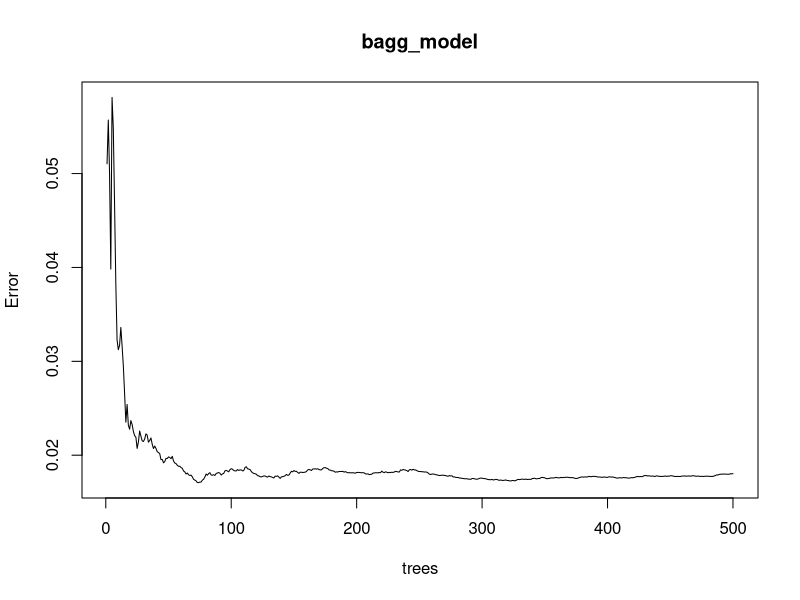

Generate this figure with R: (Note: this script raises an error after producing the figure.)
library(caret)
library(glmnet)
library(dplyr)

set.seed(22)

setwd("~/Github/Statistical-learning-project/Dataset")

df <- read.csv("Sleep_health_and_lifestyle_dataset_adjusted_gam.csv")
df$Blood.Pressure<-as.character(df$Blood.Pressure) # rendo i valori stringhe
# Types of the columns of the dataset:
# Gender: character
# Age:integer
# Occupation: character
# Sleep.Duration: numeric
# Physical.Activity.Level:integer
# Stress.Level: integer
# BMI.Category: character
# Blood.Pressure: character 
# Heart.Rate: integer
# Daily.Steps: integer
# Sleep.Disorder: character

# Transformation to dummy variables
dummy_transform <- dummyVars(~ Gender + Occupation + BMI.Category + Blood.Pressure + Sleep.Disorder, data = df)

df_dummies <- predict(dummy_transform, newdata = df)

df <- cbind(df, df_dummies)

df <- df[, !(names(df) %in% c("Gender", "Occupation", "BMI.Category", "Blood.Pressure", "Sleep.Disorder"))]

## Removing one element for each dummy
# They were removed:
# GenderMale
# OccupationDoctor
# Blood.Pressure115/78
# BMI.CategoryObese
# Sleep.DisorderInsomnia

df <- subset(df, select = -c(GenderMale, OccupationDoctor, `Blood.Pressure11578`, BMI.CategoryObese, Sleep.DisorderInsomnia))

df <- df %>% mutate_all(~(scale(.) %>% as.vector))
train_lines <- sample(dim(df)[1], round(dim(df)[1]*0.7))

names(df)[names(df) == 'OccupationSales Representative'] <- 'OccupationSalesRepresentative'
names(df)[names(df) == 'OccupationSoftware Engineer'] <- 'OccupationSoftwareEngineer'
names(df)[names(df) == 'BMI.CategoryNormal Weight'] <- 'BMI.CategoryNormalWeight'
names(df)[names(df) == 'Sleep.DisorderSleep Apnea'] <- 'Sleep.DisorderSleepApnea'


# Divisione dei dati in set di addestramento e test
train_lines <- sample(dim(df)[1], round(dim(df)[1]*0.7))
train_df <- df[train_lines, ]
test_df <- df[-train_lines, ]

library ( randomForest )

#mtry = Number of variables randomly sampled as candidates at each split.
#ntree = Number of trees to grow.
bagg_model <- randomForest(Sleep.Duration ~ . ,data= train_df)

bagg_model
plot(bagg_model)

yhat <- predict(bagg_model, newdata = df[-train,])
plot(yhat,df$Sleep.Duration[-train])
abline(0,1)

mse <- mean((yhat - df$medv[-train])^2)

# how to change number of tree? 
# add ntree oprion 
bagg_model <- randomForest(Sleep.Duration ~ . ,data = train_df,
                           mtry = ncol(df)-1, importance = TRUE, ntree = 100)
bagg_model

importance(bagg_model)

# Random Forest
# default p = sqrt(m) -> see doc 
forest_model <- randomForest(Sleep.Duration ~ . ,data = train_df,
                             mtry = floor(sqrt(ncol(df)-1)), importance = TRUE, ntree = 100)
forest_model

# if the object has a non-null test component, then the returned object is a 
# matrix where the first column is the out-of-bag estimate of error, 
# and the second column is for the test set.
plot(forest_model,type = 'b',col="green",pch = "+")
par(new=TRUE)
plot(bagg_model,type = 'b',col="red",pch='o')

yhat <- predict(forest_model, newdata = test_df)
res <- yhat - test_df$Sleep.Duration
mean_res <- mean(res)
mse <- mean((res)^2) 
importance(forest_model)

shapiro_test <- shapiro.test(res)
print("Shapiro-Wilk test per la normalità dei residui:")
print(shapiro_test)

# Disegna l'istogramma dei residui
hist(res, main = "Istogramma dei Residui", xlab = "Residui")

# Stampa un messaggio se i residui non sono normalmente distribuiti
if (shapiro_test$p.value < 0.05) {
  cat("I residui non seguono una distribuzione normale (p-value < 0.05).\n")
} else {
  cat("I residui seguono una distribuzione normale (p-value >= 0.05).\n")
}
